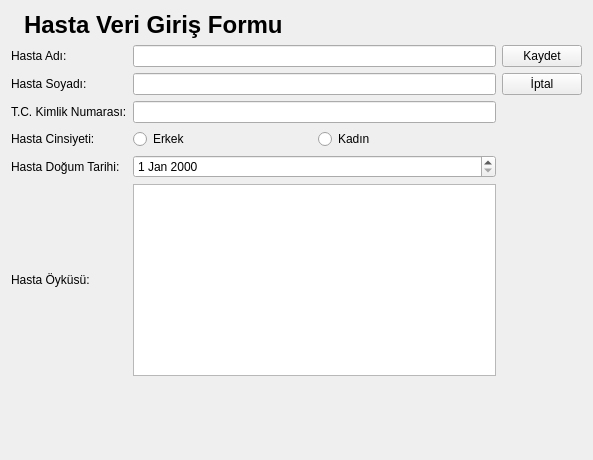
<?xml version="1.0" encoding="UTF-8"?>
<ui version="4.0">
 <class>HastaVeriGirisFormu</class>
 <widget class="QWidget" name="HastaVeriGirisFormu">
  <property name="geometry">
   <rect>
    <x>0</x>
    <y>0</y>
    <width>593</width>
    <height>460</height>
   </rect>
  </property>
  <property name="windowTitle">
   <string>Form</string>
  </property>
  <property name="styleSheet">
   <string notr="true"/>
  </property>
  <layout class="QGridLayout" name="gridLayout_6">
   <item row="1" column="0">
    <layout class="QGridLayout" name="gridLayout_5">
     <item row="0" column="0">
      <layout class="QGridLayout" name="gridLayout_3">
       <item row="3" column="0">
        <widget class="QLabel" name="lblCinsiyeti">
         <property name="text">
          <string>Hasta Cinsiyeti:</string>
         </property>
        </widget>
       </item>
       <item row="5" column="1">
        <widget class="QPlainTextEdit" name="pteOykusu"/>
       </item>
       <item row="4" column="1">
        <widget class="QDateEdit" name="deDogumTarihi"/>
       </item>
       <item row="0" column="1">
        <widget class="QLineEdit" name="leAdi"/>
       </item>
       <item row="4" column="0">
        <widget class="QLabel" name="lblDogumTarihi">
         <property name="text">
          <string>Hasta Doğum Tarihi:</string>
         </property>
        </widget>
       </item>
       <item row="5" column="0">
        <widget class="QLabel" name="lblOykusu">
         <property name="text">
          <string>Hasta Öyküsü:</string>
         </property>
        </widget>
       </item>
       <item row="1" column="1">
        <widget class="QLineEdit" name="leSoyadi"/>
       </item>
       <item row="1" column="0">
        <widget class="QLabel" name="lblSoyadi">
         <property name="text">
          <string>Hasta Soyadı:</string>
         </property>
        </widget>
       </item>
       <item row="3" column="1">
        <layout class="QGridLayout" name="gridLayout_2">
         <item row="0" column="0">
          <widget class="QRadioButton" name="rbErkek">
           <property name="text">
            <string>Erkek</string>
           </property>
          </widget>
         </item>
         <item row="0" column="1">
          <widget class="QRadioButton" name="rbKadin">
           <property name="text">
            <string>Kadın</string>
           </property>
          </widget>
         </item>
        </layout>
       </item>
       <item row="0" column="0">
        <widget class="QLabel" name="lblAdi">
         <property name="text">
          <string>Hasta Adı:</string>
         </property>
        </widget>
       </item>
       <item row="2" column="0">
        <widget class="QLabel" name="lblTCKimlikNo">
         <property name="text">
          <string>T.C. Kimlik Numarası:</string>
         </property>
        </widget>
       </item>
       <item row="2" column="1">
        <widget class="QLineEdit" name="leTCKimlikNo"/>
       </item>
      </layout>
     </item>
     <item row="0" column="1">
      <layout class="QGridLayout" name="gridLayout_4">
       <item row="1" column="0">
        <widget class="QPushButton" name="pbIptal">
         <property name="text">
          <string>İptal</string>
         </property>
         <property name="icon">
          <iconset resource="../../Kaynaklar.qrc">
           <normaloff>:/Resimler/Resimler/iptal.png</normaloff>:/Resimler/Resimler/iptal.png</iconset>
         </property>
        </widget>
       </item>
       <item row="0" column="0">
        <widget class="QPushButton" name="pbKaydet">
         <property name="text">
          <string>Kaydet</string>
         </property>
         <property name="icon">
          <iconset resource="../../Kaynaklar.qrc">
           <normaloff>:/Resimler/Resimler/kaydet.png</normaloff>:/Resimler/Resimler/kaydet.png</iconset>
         </property>
        </widget>
       </item>
       <item row="2" column="0">
        <spacer name="verticalSpacer_2">
         <property name="orientation">
          <enum>Qt::Vertical</enum>
         </property>
         <property name="sizeHint" stdset="0">
          <size>
           <width>20</width>
           <height>40</height>
          </size>
         </property>
        </spacer>
       </item>
      </layout>
     </item>
    </layout>
   </item>
   <item row="0" column="0">
    <layout class="QGridLayout" name="gridLayout">
     <item row="0" column="1">
      <widget class="QLabel" name="lblBaslik">
       <property name="font">
        <font>
         <pointsize>18</pointsize>
         <bold>true</bold>
        </font>
       </property>
       <property name="text">
        <string>Hasta Veri Giriş Formu</string>
       </property>
      </widget>
     </item>
     <item row="0" column="0">
      <widget class="QLabel" name="lblSimge">
       <property name="text">
        <string/>
       </property>
       <property name="pixmap">
        <pixmap resource="../../Kaynaklar.qrc">:/Resimler/Resimler/hasta.png</pixmap>
       </property>
      </widget>
     </item>
     <item row="0" column="2">
      <spacer name="horizontalSpacer">
       <property name="orientation">
        <enum>Qt::Horizontal</enum>
       </property>
       <property name="sizeHint" stdset="0">
        <size>
         <width>40</width>
         <height>20</height>
        </size>
       </property>
      </spacer>
     </item>
    </layout>
   </item>
   <item row="2" column="0">
    <spacer name="verticalSpacer">
     <property name="orientation">
      <enum>Qt::Vertical</enum>
     </property>
     <property name="sizeHint" stdset="0">
      <size>
       <width>20</width>
       <height>40</height>
      </size>
     </property>
    </spacer>
   </item>
  </layout>
 </widget>
 <resources>
  <include location="../../Kaynaklar.qrc"/>
 </resources>
 <connections>
  <connection>
   <sender>pbIptal</sender>
   <signal>clicked()</signal>
   <receiver>HastaVeriGirisFormu</receiver>
   <slot>close()</slot>
   <hints>
    <hint type="sourcelabel">
     <x>559</x>
     <y>114</y>
    </hint>
    <hint type="destinationlabel">
     <x>591</x>
     <y>304</y>
    </hint>
   </hints>
  </connection>
 </connections>
</ui>
